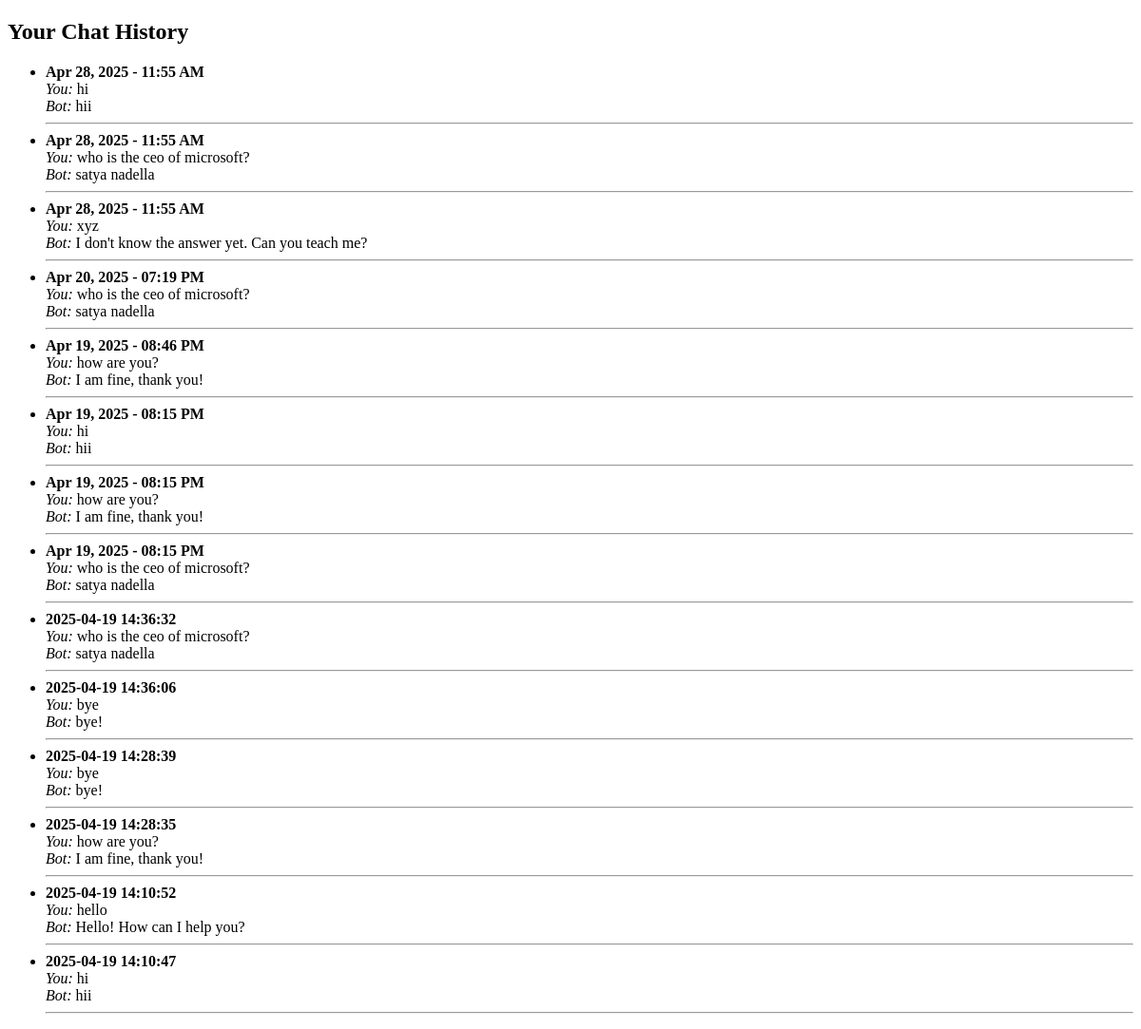
Page /history (signed in) on the earlier database version.
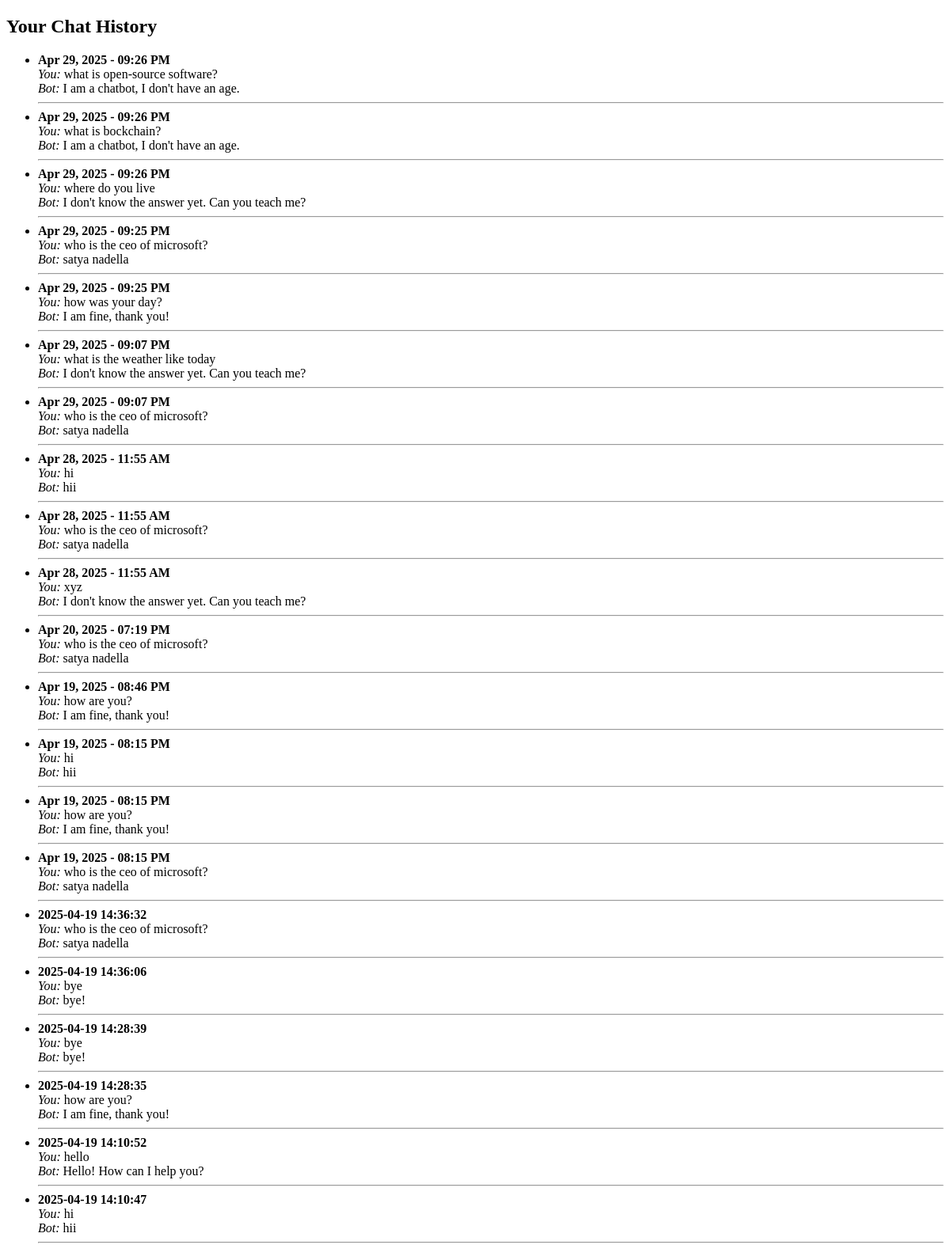
Same page on the later database version.
### tables this page shows
CREATE TABLE conversations (
        id INTEGER PRIMARY KEY AUTOINCREMENT,
        username TEXT NOT NULL,
        message TEXT NOT NULL,
        response TEXT NOT NULL,
        timestamp DATETIME DEFAULT CURRENT_TIMESTAMP
    );

### ByteBuddy/app.py (the view)
@app.route('/history')
def history():
    username = session.get("username")
    conn = sqlite3.connect('byte_buddy.db')
    c = conn.cursor()
    c.execute('''
        SELECT DATE(timestamp), message, response, timestamp
        FROM conversations
        WHERE username = ?
        ORDER BY timestamp DESC
    ''', (username,))
    chats = c.fetchall()
    conn.close()
    return render_template('history.html', chats=chats)

### ByteBuddy/templates/history.html (shortened to what this page needs)
<!DOCTYPE html>
<html>
<head>
</head>
<body>
    <h2>Your Chat History</h2>
    <ul>
        {% for chat in chats %}
            <li>
                <strong>{{ chat[3] }}</strong><br>
                <em>You:</em> {{ chat[1] }}<br>
                <em>Bot:</em> {{ chat[2] }}
                <hr>
            </li>
        {% endfor %}
    </ul>
</body>
</html>

Differences in the rows shown:
added conversations: timestamp "Apr 29, 2025 - 09:26 PM", message "what is open-source software?", response "I am a chatbot, I don't have an age."
added conversations: timestamp "Apr 29, 2025 - 09:26 PM", message "what is bockchain?", response "I am a chatbot, I don't have an age."
added conversations: timestamp "Apr 29, 2025 - 09:26 PM", message "where do you live", response "I don't know the answer yet. Can you teach me?"
added conversations: timestamp "Apr 29, 2025 - 09:25 PM", message "who is the ceo of microsoft?", response "satya nadella"
added conversations: timestamp "Apr 29, 2025 - 09:25 PM", message "how was your day?", response "I am fine, thank you!"
added conversations: timestamp "Apr 29, 2025 - 09:07 PM", message "what is the weather like today", response "I don't know the answer yet. Can you teach me?"
added conversations: timestamp "Apr 29, 2025 - 09:07 PM", message "who is the ceo of microsoft?", response "satya nadella"
